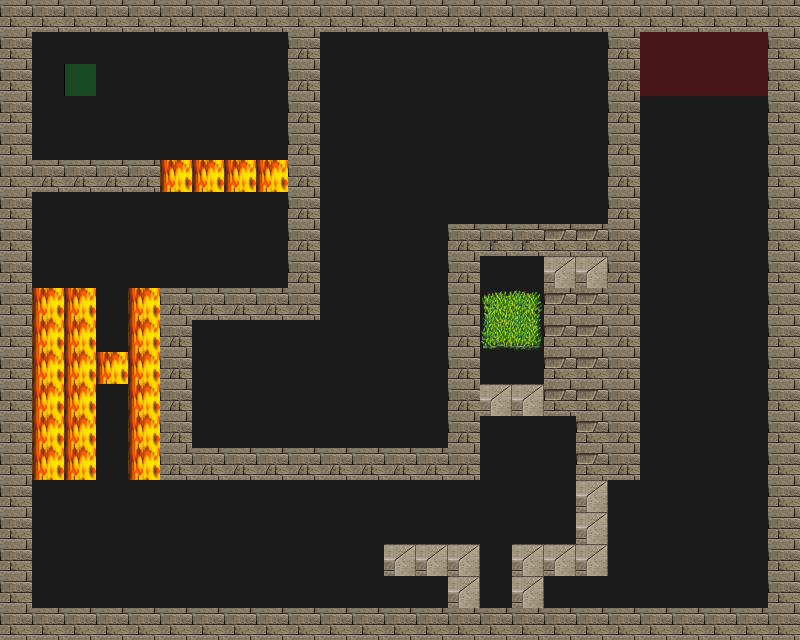

A level layout from a 2D game, rendered from its tile map. Below: a short description, then the map file with its tile-grid data intact:
An orthogonal 25x20 tile map with 32x32 px tiles, 4 tile layers (Road, Trap, Wall, Utility), 4 tilesets.

<map version="1.0" orientation="orthogonal" renderorder="right-down" width="25" height="20" tilewidth="32" tileheight="32" nextobjectid="1">
 <tileset firstgid="1" source="tilesets/meta.tsx" />
 <tileset firstgid="3" source="tilesets/road.tsx" />
 <tileset firstgid="4" source="tilesets/traps.tsx" />
 <tileset firstgid="196" source="tilesets/wallsandroofs.tsx" />
 <layer name="Road" width="25" height="20">
  <data encoding="csv">
3,3,3,3,3,3,3,3,3,3,3,3,3,3,3,3,3,3,3,3,3,3,3,3,3,
3,3,3,3,3,3,3,3,3,3,3,3,3,3,3,3,3,3,3,3,3,3,3,3,3,
3,3,3,3,3,3,3,3,3,3,3,3,3,3,3,3,3,3,3,3,3,3,3,3,3,
3,3,3,3,3,3,3,3,3,3,3,3,3,3,3,3,3,3,3,3,3,3,3,3,3,
3,3,3,3,3,3,3,3,3,3,3,3,3,3,3,3,3,3,3,3,3,3,3,3,3,
3,3,3,3,3,3,3,3,3,3,3,3,3,3,3,3,3,3,3,3,3,3,3,3,3,
3,3,3,3,3,3,3,3,3,3,3,3,3,3,3,3,3,3,3,3,3,3,3,3,3,
3,3,3,3,3,3,3,3,3,3,3,3,3,3,3,3,3,3,3,3,3,3,3,3,3,
3,3,3,3,3,3,3,3,3,3,3,3,3,3,3,3,3,3,3,3,3,3,3,3,3,
3,3,3,3,3,3,3,3,3,3,3,3,3,3,3,3,3,3,3,3,3,3,3,3,3,
3,3,3,3,3,3,3,3,3,3,3,3,3,3,3,3,3,3,3,3,3,3,3,3,3,
3,3,3,3,3,3,3,3,3,3,3,3,3,3,3,3,3,3,3,3,3,3,3,3,3,
3,3,3,3,3,3,3,3,3,3,3,3,3,3,3,3,3,3,3,3,3,3,3,3,3,
3,3,3,3,3,3,3,3,3,3,3,3,3,3,3,3,3,3,3,3,3,3,3,3,3,
3,3,3,3,3,3,3,3,3,3,3,3,3,3,3,3,3,3,3,3,3,3,3,3,3,
3,3,3,3,3,3,3,3,3,3,3,3,3,3,3,3,3,3,3,3,3,3,3,3,3,
3,3,3,3,3,3,3,3,3,3,3,3,3,3,3,3,3,3,3,3,3,3,3,3,3,
3,3,3,3,3,3,3,3,3,3,3,3,3,3,3,3,3,3,3,3,3,3,3,3,3,
3,3,3,3,3,3,3,3,3,3,3,3,3,3,3,3,3,3,3,3,3,3,3,3,3,
3,3,3,3,3,3,3,3,3,3,3,3,3,3,3,3,3,3,3,3,3,3,3,3,3
</data>
 </layer>
 <layer name="Trap" width="25" height="20">
  <data encoding="csv">
0,0,0,0,0,0,0,0,0,0,0,0,0,0,0,0,0,0,0,0,0,0,0,0,0,
0,0,0,0,0,0,0,0,0,0,0,0,0,0,0,0,0,0,0,0,0,0,0,0,0,
0,0,0,0,0,0,0,0,0,0,0,0,0,0,0,0,0,0,0,0,0,0,0,0,0,
0,0,0,0,0,0,0,0,0,0,0,0,0,0,0,0,0,0,0,0,0,0,0,0,0,
0,0,0,0,0,0,0,0,0,0,0,0,0,0,0,0,0,0,0,0,0,0,0,0,0,
0,0,0,0,0,162,162,162,162,0,0,0,0,0,0,0,0,0,0,0,0,0,0,0,0,
0,0,0,0,0,0,0,0,0,0,0,0,0,0,0,0,0,0,0,0,0,0,0,0,0,
0,0,0,0,0,0,0,0,0,0,0,0,0,0,0,0,0,0,0,0,0,0,0,0,0,
0,0,0,0,0,0,0,0,0,0,0,0,0,0,0,0,0,0,0,0,0,0,0,0,0,
0,162,162,0,162,0,0,0,0,0,0,0,0,0,0,26,27,0,0,0,0,0,0,0,0,
0,162,162,0,162,0,0,0,0,0,0,0,0,0,0,42,43,0,0,0,0,0,0,0,0,
0,162,162,162,162,0,0,0,0,0,0,0,0,0,0,0,0,0,0,0,0,0,0,0,0,
0,162,162,0,162,0,0,0,0,0,0,0,0,0,0,0,0,0,0,0,0,0,0,0,0,
0,162,162,0,162,0,0,0,0,0,0,0,0,0,0,0,0,0,0,0,0,0,0,0,0,
0,162,162,0,162,0,0,0,0,0,0,0,0,0,0,0,0,0,0,0,0,0,0,0,0,
0,0,0,0,0,0,0,0,0,0,0,0,0,0,0,0,0,0,0,0,0,0,0,0,0,
0,0,0,0,0,0,0,0,0,0,0,0,0,0,0,0,0,0,0,0,0,0,0,0,0,
0,0,0,0,0,0,0,0,0,0,0,0,0,0,0,0,0,0,0,0,0,0,0,0,0,
0,0,0,0,0,0,0,0,0,0,0,0,0,0,0,0,0,0,0,0,0,0,0,0,0,
0,0,0,0,0,0,0,0,0,0,0,0,0,0,0,0,0,0,0,0,0,0,0,0,0
</data>
 </layer>
 <layer name="Wall" width="25" height="20">
  <data encoding="csv">
261,261,261,261,261,261,261,261,261,261,261,261,261,261,261,261,261,261,261,261,261,261,261,261,261,
261,0,0,0,0,0,0,0,0,309,0,0,0,0,0,0,0,0,0,309,0,0,0,0,261,
261,0,0,0,0,0,0,0,0,309,0,0,0,0,0,0,0,0,0,309,0,0,0,0,261,
261,0,0,0,0,0,0,0,0,309,0,0,0,0,0,0,0,0,0,309,0,0,0,0,261,
261,0,0,0,0,0,0,0,0,309,0,0,0,0,0,0,0,0,0,309,0,0,0,0,261,
261,309,309,309,309,0,0,0,0,309,0,0,0,0,0,0,0,0,0,309,0,0,0,0,261,
261,0,0,0,0,0,0,0,0,309,0,0,0,0,0,0,0,0,0,309,0,0,0,0,261,
261,0,0,0,0,0,0,0,0,309,0,0,0,0,309,247,247,248,248,309,0,0,0,0,261,
261,0,0,0,0,0,0,0,0,309,0,0,0,0,309,0,0,198,198,309,0,0,0,0,261,
261,0,0,0,0,309,309,309,309,309,0,0,0,0,309,0,0,248,248,309,0,0,0,0,261,
261,0,0,0,0,309,0,0,0,0,0,0,0,0,309,0,0,248,248,309,0,0,0,0,261,
261,0,0,0,0,309,0,0,0,0,0,0,0,0,309,0,0,248,248,309,0,0,0,0,261,
261,0,0,0,0,309,0,0,0,0,0,0,0,0,309,198,198,248,248,309,0,0,0,0,261,
261,0,0,0,0,309,0,0,0,0,0,0,0,0,309,0,0,0,248,309,0,0,0,0,261,
261,0,0,0,0,309,309,309,309,309,309,309,309,309,309,0,0,0,248,309,0,0,0,0,261,
261,0,0,0,0,0,0,0,0,0,0,0,0,0,0,0,0,0,198,0,0,0,0,0,261,
261,0,0,0,0,0,0,0,0,0,0,0,0,0,0,0,0,0,198,0,0,0,0,0,261,
261,0,0,0,0,0,0,0,0,0,0,0,198,198,198,0,198,198,198,0,0,0,0,0,261,
261,0,0,0,0,0,0,0,0,0,0,0,0,0,198,0,198,0,0,0,0,0,0,0,261,
261,261,261,261,261,261,261,261,261,261,261,261,261,261,261,261,261,261,261,261,261,261,261,261,261
</data>
 </layer>
 <layer name="Utility" width="25" height="20">
  <data encoding="csv">
0,0,0,0,0,0,0,0,0,0,0,0,0,0,0,0,0,0,0,0,0,0,0,0,0,
0,0,0,0,0,0,0,0,0,0,0,0,0,0,0,0,0,0,0,0,1,1,1,1,0,
0,0,2,0,0,0,0,0,0,0,0,0,0,0,0,0,0,0,0,0,1,1,1,1,0,
0,0,0,0,0,0,0,0,0,0,0,0,0,0,0,0,0,0,0,0,0,0,0,0,0,
0,0,0,0,0,0,0,0,0,0,0,0,0,0,0,0,0,0,0,0,0,0,0,0,0,
0,0,0,0,0,0,0,0,0,0,0,0,0,0,0,0,0,0,0,0,0,0,0,0,0,
0,0,0,0,0,0,0,0,0,0,0,0,0,0,0,0,0,0,0,0,0,0,0,0,0,
0,0,0,0,0,0,0,0,0,0,0,0,0,0,0,0,0,0,0,0,0,0,0,0,0,
0,0,0,0,0,0,0,0,0,0,0,0,0,0,0,0,0,0,0,0,0,0,0,0,0,
0,0,0,0,0,0,0,0,0,0,0,0,0,0,0,0,0,0,0,0,0,0,0,0,0,
0,0,0,0,0,0,0,0,0,0,0,0,0,0,0,0,0,0,0,0,0,0,0,0,0,
0,0,0,0,0,0,0,0,0,0,0,0,0,0,0,0,0,0,0,0,0,0,0,0,0,
0,0,0,0,0,0,0,0,0,0,0,0,0,0,0,0,0,0,0,0,0,0,0,0,0,
0,0,0,0,0,0,0,0,0,0,0,0,0,0,0,0,0,0,0,0,0,0,0,0,0,
0,0,0,0,0,0,0,0,0,0,0,0,0,0,0,0,0,0,0,0,0,0,0,0,0,
0,0,0,0,0,0,0,0,0,0,0,0,0,0,0,0,0,0,0,0,0,0,0,0,0,
0,0,0,0,0,0,0,0,0,0,0,0,0,0,0,0,0,0,0,0,0,0,0,0,0,
0,0,0,0,0,0,0,0,0,0,0,0,0,0,0,0,0,0,0,0,0,0,0,0,0,
0,0,0,0,0,0,0,0,0,0,0,0,0,0,0,0,0,0,0,0,0,0,0,0,0,
0,0,0,0,0,0,0,0,0,0,0,0,0,0,0,0,0,0,0,0,0,0,0,0,0
</data>
 </layer>
</map>
